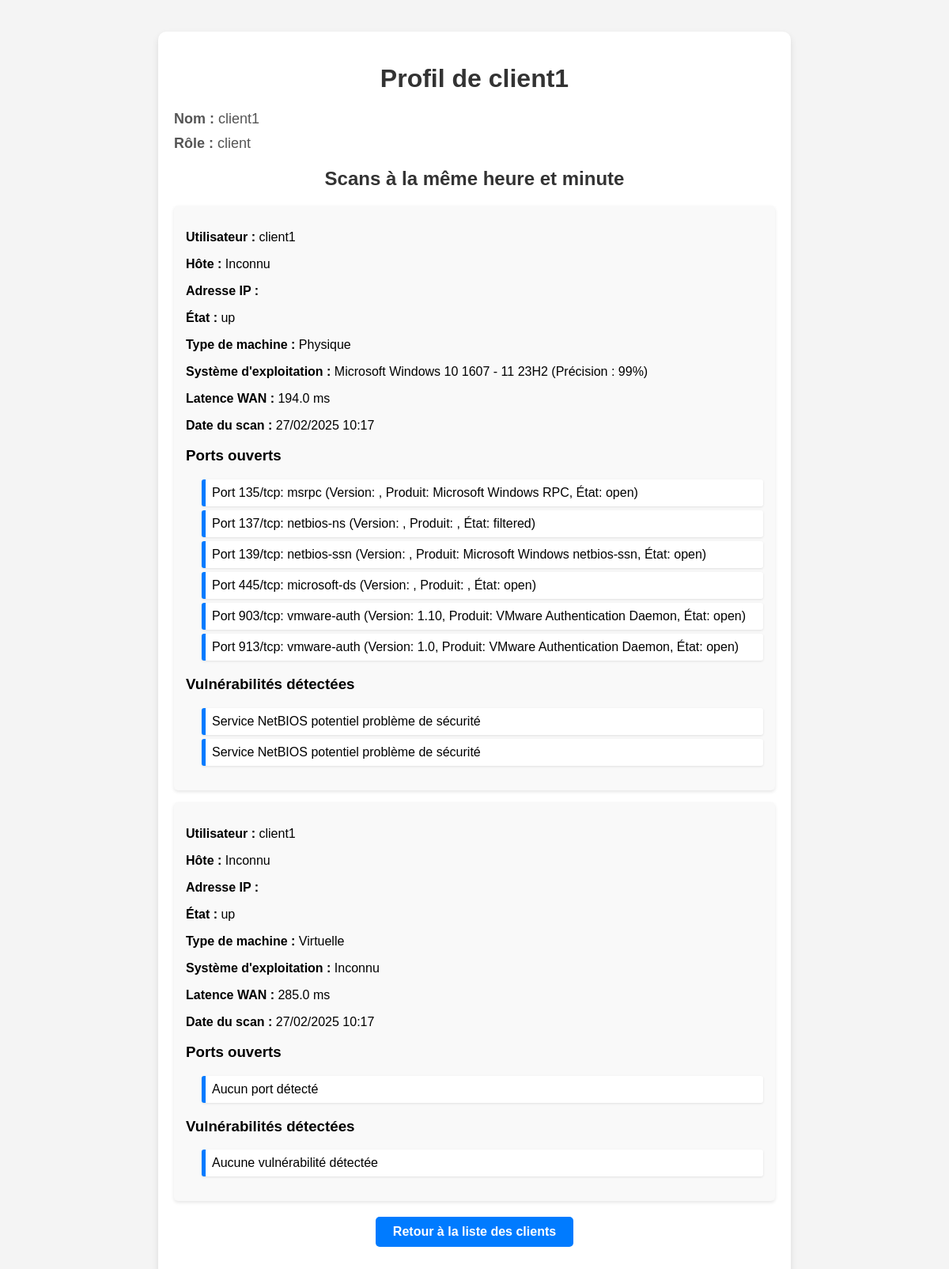
Screenshot of /client_profile/2 with the database file from the repository.
### models.py (models this page shows, shortened)
class User(db.Model):
    id = db.Column(db.Integer, primary_key=True)
    name = db.Column(db.String(100), nullable=False)
    username = db.Column(db.String(120), unique=True, nullable=False)
    password_hash = db.Column(db.String(200), nullable=False)
    role = db.Column(db.String(20), nullable=False, default='client')
    scan_results = db.relationship('ScanResult', backref='user', lazy=True)

class ScanResult(db.Model):
    id = db.Column(db.Integer, primary_key=True)
    user_id = db.Column(db.Integer, db.ForeignKey('user.id'), nullable=False)  # Clé étrangère vers la table User
    hostname = db.Column(db.String(200), nullable=False)
    state = db.Column(db.String(50), nullable=False)
    machine_type = db.Column(db.String(50), nullable=False)
    os = db.Column(db.String(500), nullable=True)
    wan_latency = db.Column(db.Float, nullable=True)
    timestamp = db.Column(db.DateTime, default=datetime.utcnow, server_default=func.now(), nullable=False)
    ports = db.relationship('Port', backref='scan_result', lazy=True, cascade="all, delete-orphan")
    vulnerabilities = db.relationship('Vulnerability', backref='scan_result', lazy=True, cascade="all, delete-orphan")

class Port(db.Model):
    id = db.Column(db.Integer, primary_key=True)
    scan_id = db.Column(db.Integer, db.ForeignKey('scan_result.id'), nullable=False)  # Clé étrangère
    port_info = db.Column(db.String(255), nullable=False)  # Stocke le port sous format "Port 445/tcp: microsoft-ds"

class Vulnerability(db.Model):
    id = db.Column(db.Integer, primary_key=True)
    scan_id = db.Column(db.Integer, db.ForeignKey('scan_result.id'), nullable=False)  # Clé étrangère
    vulnerability_info = db.Column(db.String(255), nullable=False)  # Stocke la description de la vulnérabilité

### Nester/app.py (the view)
@app.route('/client_profile/<int:id>')
def client_profile(id):
    client = User.query.get_or_404(id)
    last_scan = ScanResult.query.filter(
        ScanResult.user_id == client.id
    ).order_by(ScanResult.timestamp.desc()).first()
    scans = []
    if last_scan:
        scans = ScanResult.query.filter(
            extract('hour', ScanResult.timestamp) == last_scan.timestamp.hour,
            extract('minute', ScanResult.timestamp) == last_scan.timestamp.minute
        ).all()
    return render_template('client_profile.html', client=client, scans=scans, last_scan=last_scan)

### Nester/templates/client_profile.html (shortened to what this page needs)
<!DOCTYPE html>
<html lang="fr">
<head>
    <link rel="stylesheet" type="text/css" href="{{ url_for('static', filename='css/all.min.css') }}">
    <link rel="stylesheet" type="text/css" href="{{ url_for('static', filename='css/framework.css') }}">
    <link rel="stylesheet" type="text/css" href="{{ url_for('static', filename='css/master.css') }}">
</head>
<body>
    <div class="profile-container">
        <h1>Profil de {{ client.username }}</h1>
        <div class="info">
            <p><strong>Nom :</strong> {{ client.name }}</p>
            <p><strong>Rôle :</strong> {{ client.role }}</p>
        </div>
        <h2>Scans à la même heure et minute</h2>
        {% if scans %}
            {% for scan in scans %}
                <div class="scan-result">
                    <p><strong>Utilisateur :</strong> {{ scan.user.username }}</p>
                    <p><strong>Hôte :</strong> {{ scan.hostname }}</p>
                    <p><strong>Adresse IP :</strong> {{ scan.host }}</p>
                    <p><strong>État :</strong> {{ scan.state }}</p>
                    <p><strong>Type de machine :</strong> {{ scan.machine_type }}</p>
                    <p><strong>Système d'exploitation :</strong> {{ scan.os }}</p>
                    <p><strong>Latence WAN :</strong> {{ scan.wan_latency }} ms</p>
                    <p><strong>Date du scan :</strong> {{ scan.timestamp.strftime('%d/%m/%Y %H:%M') }}</p>
                    {% if scan.ports %}
                        <h3>Ports ouverts</h3>
                        <ul class="ports">
                            {% for port in scan.ports %}
                                <li>{{ port.port_info }}</li>
                            {% endfor %}
                        </ul>
                    {% else %}
                        <p>Aucun port ouvert détecté.</p>
                    {% endif %}
                    {% if scan.vulnerabilities %}
                        <h3>Vulnérabilités détectées</h3>
                        <ul class="vulnerabilities">
                            {% for vuln in scan.vulnerabilities %}
                                <li>{{ vuln.vulnerability_info }}</li>
                            {% endfor %}
                        </ul>
                    {% else %}
                        <p>Aucune vulnérabilité détectée.</p>
                    {% endif %}
                </div>
            {% endfor %}
        {% else %}
            <p>Aucun autre scan trouvé à la même heure et minute.</p>
        {% endif %}
        <a href="{{ url_for('clients') }}" class="back-btn">Retour à la liste des clients</a>
    </div>
</body>
</html>

### Nester/static/css/framework.css (style rules this page uses)
:root { --blue-color: #0075ff; --blue-alt-color: #0d69d5; --orange-color: #f59e0b; --green-color: #22c55e; --red-color: #f44336; --grey-color: #888; }

### Nester/static/css/master.css (style rules this page uses)
:root { --blue-color: #0075ff; --blue-alt-color: #0d69d5; --orange-color: #f59e0b; --green-color: #22c55e; --red-color: #f44336; --grey-color: #888; }
* { box-sizing: border-box; }
body { font-family: "Open Sans", sans-serif; margin: 0; }
a { text-decoration: none; }
ul { list-style: none; padding: 0; }

### Nester/templates/client_profile.html (style rules this page uses)
body { font-family: Arial, sans-serif; background-color: #f4f4f4; margin: 0; padding: 0; }
.profile-container { max-width: 800px; margin: 40px auto; padding: 20px; background: white; border-radius: 10px; box-shadow: 0 4px 8px rgba(0, 0, 0, 0.1); }
h1, h2 { text-align: center; color: #333; }
.info p { font-size: 18px; color: #555; margin: 10px 0; }
.scan-result { background: #f9f9f9; padding: 15px; margin: 15px 0; border-radius: 5px; box-shadow: 0 2px 4px rgba(0, 0, 0, 0.1); }
.ports, .vulnerabilities { margin-top: 10px; padding-left: 20px; }
.ports li, .vulnerabilities li { background: #fff; margin: 5px 0; padding: 8px; border-left: 5px solid #007bff; border-radius: 3px; list-style-type: none; box-shadow: 0 1px 3px rgba(0, 0, 0, 0.1); }
.back-btn { display: block; margin: 20px auto; padding: 10px; width: 80%; max-width: 250px; background-color: #007bff; color: white; text-decoration: none; font-weight: bold; text-align: center; border-radius: 5px; }

### rows the page displays
User: username "client1", name "client1", role "client"
ScanResult: user.username "client1", hostname "Inconnu", state "up", machine_type "Physique", os "Microsoft Windows 10 1607 - 11 23H2 (Précision : 99%)", wan_latency "194.0", timestamp "27/02/2025 10:17"
Port: port_info "Port 135/tcp: msrpc (Version: , Produit: Microsoft Windows RPC, État: open)"
Port: port_info "Port 137/tcp: netbios-ns (Version: , Produit: , État: filtered)"
Port: port_info "Port 139/tcp: netbios-ssn (Version: , Produit: Microsoft Windows netbios-ssn, État: open)"
Port: port_info "Port 445/tcp: microsoft-ds (Version: , Produit: , État: open)"
Port: port_info "Port 903/tcp: vmware-auth (Version: 1.10, Produit: VMware Authentication Daemon, État: open)"
Port: port_info "Port 913/tcp: vmware-auth (Version: 1.0, Produit: VMware Authentication Daemon, État: open)"
Vulnerability: vulnerability_info "Service NetBIOS potentiel problème de sécurité"
Vulnerability: vulnerability_info "Service NetBIOS potentiel problème de sécurité"
ScanResult: user.username "client1", hostname "Inconnu", state "up", machine_type "Virtuelle", os "Inconnu", wan_latency "285.0", timestamp "27/02/2025 10:17"
Port: port_info "Aucun port détecté"
Vulnerability: vulnerability_info "Aucune vulnérabilité détectée"
